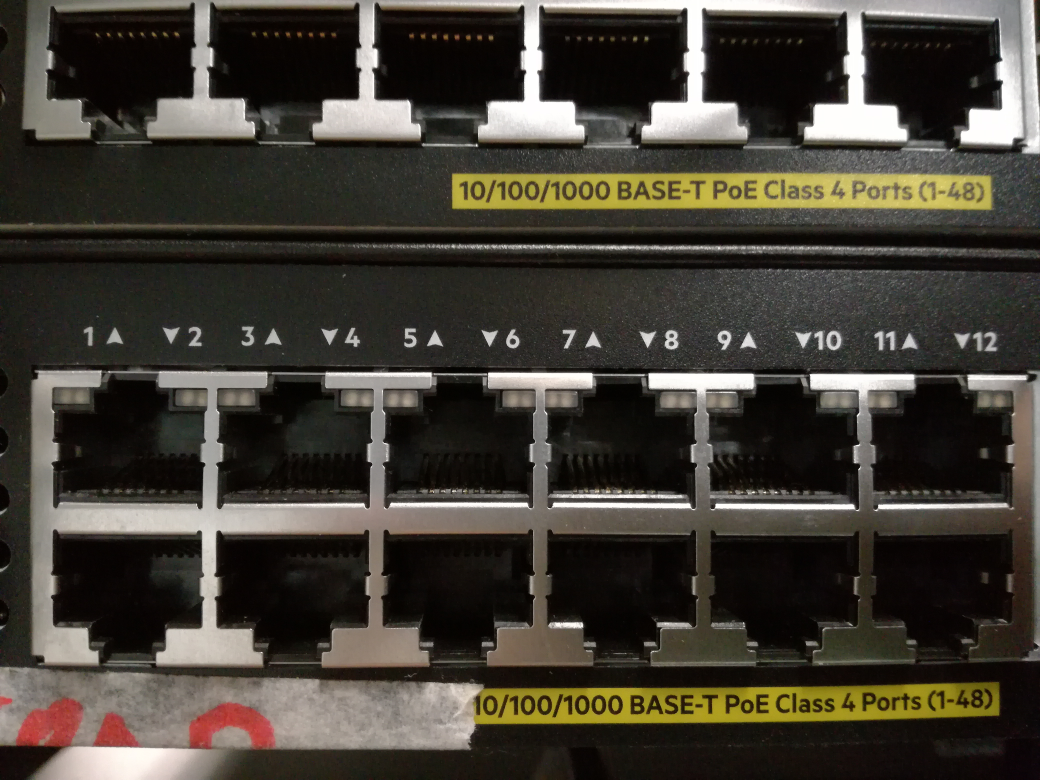
#> input picture FilterSpectrum/input_imgs/IMG_20200218_072421.jpg, 4160 x 3120 px (shown at 1/4 size); its folder holds only this picture in this run
$ python main.py
#> lines starting #> are read from the running program, lines starting #| are printed output that depends on the picture; after the words box and inside, x2 and y2 are one past the last pixel; in counts of white or black regions, pixels touching at a corner belong together
#> further down, f1 is the input picture: shape (3120, 4160, 3); mean B, G, R 52.9, 61.6, 66.3

#Python3


##--------------------------------Main file------------------------------------
##
## Copyright (C) 2020 by Belinda Brown Ramírez (belindabrownr04@gmail.com)
##	                 Preanlysis for a Image recognition system
##
##-----------------------------------------------------------------------------

#******************************************************
#               IMPORTING
#******************************************************

import cv2
import numpy as np
from PIL import Image
import datetime
import time
import os
import glob


#******************************************************
#               DEFINITIONS
#******************************************************


def viewImage(image):
	cv2.namedWindow('Display', cv2.WINDOW_NORMAL)
	cv2.imshow('Display', image)
	cv2.waitKey(0)
	cv2.destroyAllWindows()

#######################################################
#                     1
#######################################################

def hsv_filter(image,result_folder):
#> called with result_folder = './outputs/'
	os_t = time.time()
	hsv_img = cv2.cvtColor(image, cv2.COLOR_BGR2HSV)
#> hsv_img: shape (3120, 4160, 3); mean H, S, V 28.9, 85.3, 66.8
	cv2.imwrite(str(result_folder)+'HSV_%s.jpg'%os_t, hsv_img)
	print('\n'+str(result_folder)+'HSV_%s.jpg'%os_t + '--> DONE')
	return hsv_img

#######################################################
#                     2
#######################################################

def curr_mask_filter(image, hsv_image,result_folder):
#> called with result_folder = './outputs/'
	green_low = np.array([42,59,13])
	green_high = np.array([249,255,250])
	curr_mask = cv2.inRange(hsv_image, green_low, green_high)
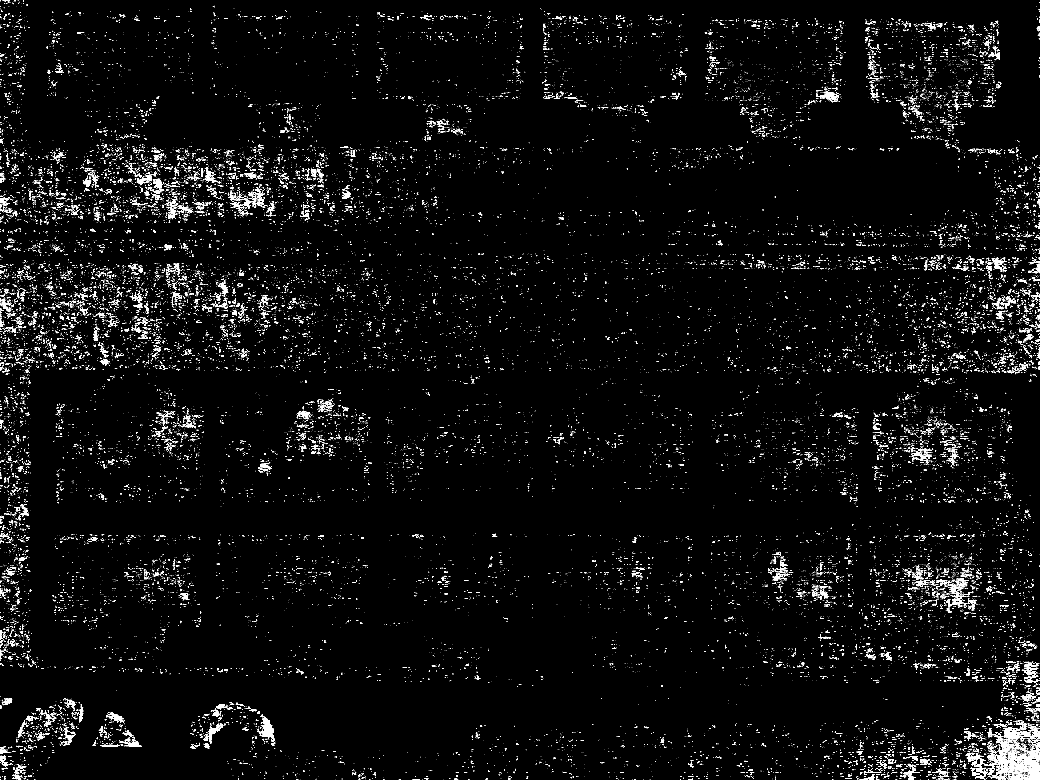
#> curr_mask: shape (3120, 4160) (shown at 1/4 size); 2.2% white in thin lines or dots
	green = np.uint8([[[0,255,0 ]]])
	hsv_image[curr_mask > 0] = green
#> hsv_image: shape (3120, 4160, 3); mean H, S, V 26.3, 88.8, 65.9
	os_t = time.time()
	cv2.imwrite(str(result_folder)+'CUR_MASK%s.jpg'%os_t,hsv_image)
	print('\n'+str(result_folder)+'CUR_MASK%s.jpg'%os_t+ '--> DONE')

#######################################################
#                     3
#######################################################

def to_RGB_filter(image_x_filter,result_folder):
	RGB_again = cv2.cvtColor(image_x_filter, cv2.COLOR_HSV2RGB)
	os_t = time.time()
	cv2.imwrite(str(result_folder)+'RGB%s.jpg'%os_t,RGB_again)
	print('\n'+str(result_folder)+'RGB%s.jpg'%os_t+ '--> DONE')
	return RGB_again

#######################################################
#                     4
#######################################################

def to_gray_filter(image,result_folder):
#> called with result_folder = './outputs/'
	gray = cv2.cvtColor(image, cv2.COLOR_RGB2GRAY)
	os_t = time.time()
	cv2.imwrite(str(result_folder)+'GRAY%s.jpg'%os_t,gray)
	print('\n'+str(result_folder)+'GRAY%s.jpg'%os_t+ '--> DONE')
	return gray

#######################################################
#                     5
#######################################################

def image_threshold_filter(image,result_folder):
#> called with result_folder = './outputs/'
	ret, threshold = cv2.threshold(image, 90, 255, 0)
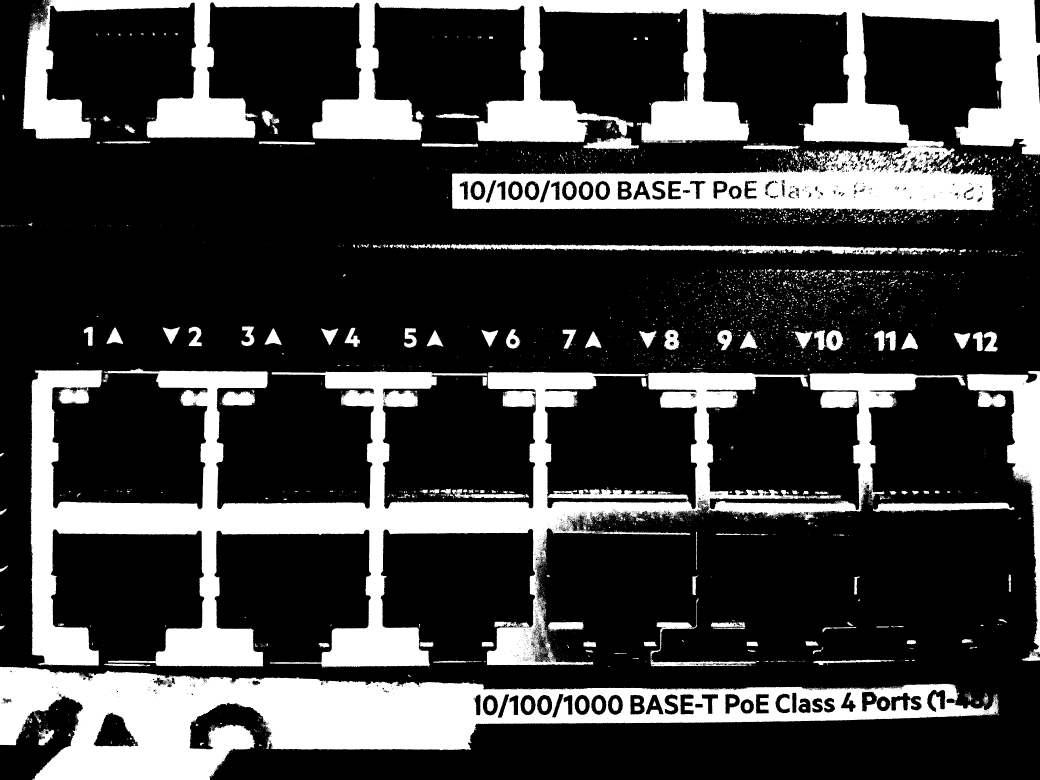
#> threshold: shape (3120, 4160) (shown at 1/4 size); 24.5% white; 5746 white regions (5025 under 20 px), largest, box (x1, y1, x2, y2) and area: (91, 0, 4160, 853) 1081508, (121, 1473, 3862, 2670) 1009622, (0, 2667, 3996, 3120) 729678
	os_t = time.time()
	cv2.imwrite(str(result_folder)+'GRAY_Threshold%s.jpg'%os_t,threshold)
	print('\n'+str(result_folder)+'GRAY_Threshold%s.jpg'%os_t+ '--> DONE')

#######################################################
#                     6
#######################################################

def medianBlur_filter(image,result_folder):
#> called with result_folder = './outputs/'
	blur_image = cv2.medianBlur(image, 3)
	os_t = time.time()
	cv2.imwrite(str(result_folder)+'medianBlur%s.jpg'%os_t,blur_image)
	print('\n'+str(result_folder)+'medianBlur%s.jpg'%os_t+ '--> DONE')


#######################################################
#                     7
#######################################################


def GaussianBlur_filter(image, result_folder):
#> called with result_folder = './outputs/'
	gauss_img = cv2.GaussianBlur(image, (9, 9), 2, 2)
	os_t = time.time()
	cv2.imwrite(str(result_folder)+'GaussianBlur%s.jpg'%os_t,gauss_img)
	print('\n'+str(result_folder)+'GaussianBlur%s.jpg'%os_t+ '--> DONE')

#######################################################
#                     8
#######################################################

def binary_inv_threshold(image,result_folder):
	# Threshold.
	# first_value -> Set values equal to or above 220 to 0.
	# second_value ->  values below 220 to 255.
#> called with result_folder = './outputs/'
	th, img_th = cv2.threshold(image, 220, 255, cv2.THRESH_BINARY_INV);
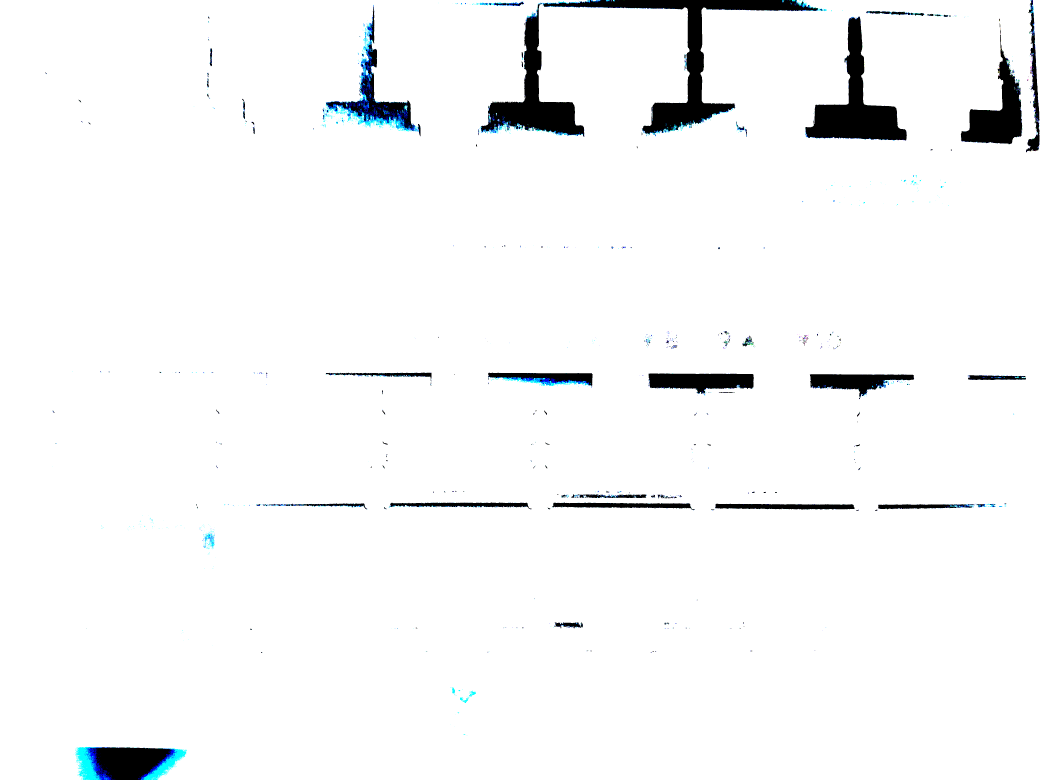
#> img_th: shape (3120, 4160, 3) (shown at 1/4 size); mean B, G, R 246.8, 246.3, 245.5
	os_t = time.time()
	cv2.imwrite(str(result_folder)+'Binary_Inv_Threshold%s.jpg'%os_t,img_th)
	print('\n'+str(result_folder)+'Binary_Inv_Threshold%s.jpg'%os_t+ '--> DONE')
	return img_th

#######################################################
#                     9
#######################################################
def floodfilled_img(image,result_folder):
#> called with result_folder = './outputs/'
	h, w = image.shape[:2] # sizes
#> h = 3120; w = 4160
	mask = np.zeros((h+2, w+2), np.uint8)
	cv2.floodFill(image, mask, (0,0), 255)
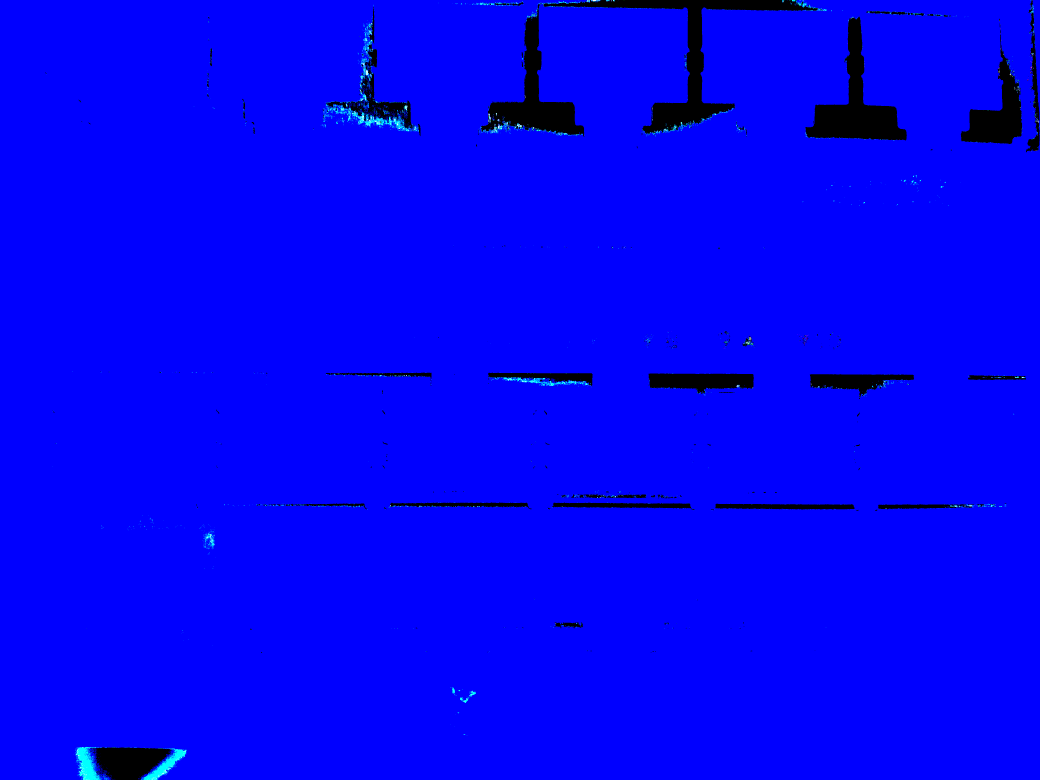
#> image: shape (3120, 4160, 3) (shown at 1/4 size); mean B, G, R 246.8, 0.9, 0.1
	os_t = time.time()
	cv2.imwrite(str(result_folder)+'Floodfilled%s.jpg'%os_t,image)
	print('\n'+str(result_folder)+'Floodfilled%s.jpg'%os_t+ '--> DONE')
	return image

#######################################################
#                     10
#######################################################

def floodfill_inv(image,result_folder):
#> called with result_folder = './outputs/'
	im_floodfill_inv = cv2.bitwise_not(image)
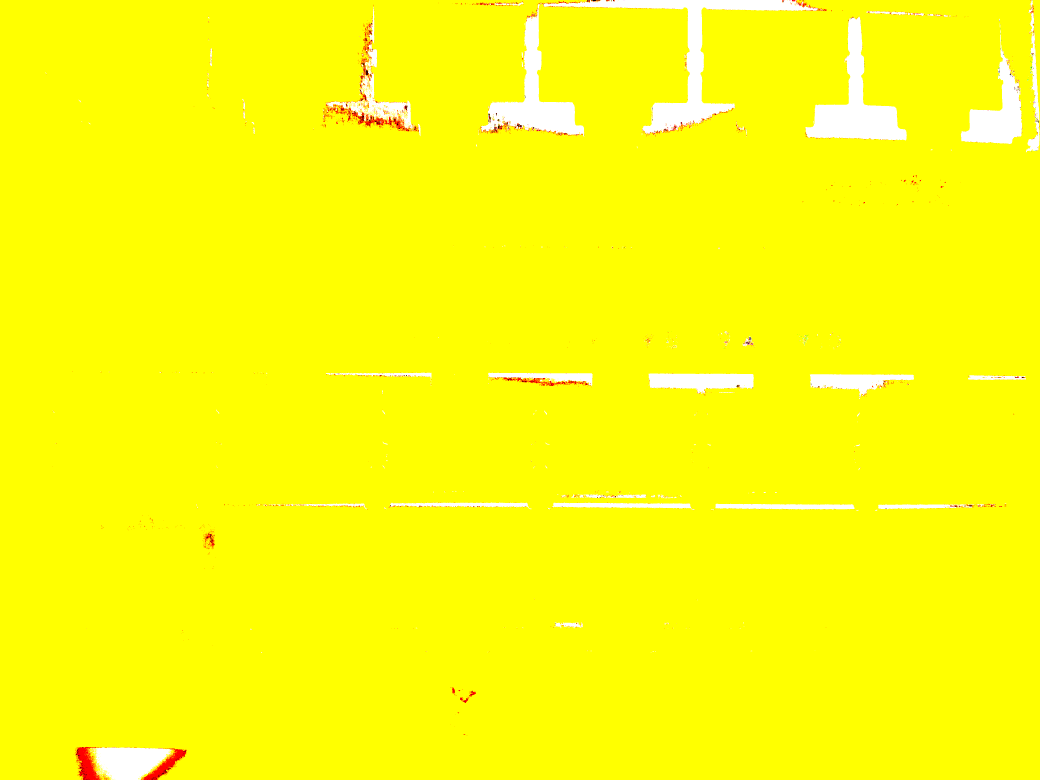
#> im_floodfill_inv: shape (3120, 4160, 3) (shown at 1/4 size); mean B, G, R 8.2, 254.1, 254.9
	os_t = time.time()
	cv2.imwrite(str(result_folder)+'Floodfilled_Inv%s.jpg'%os_t,im_floodfill_inv)
	print('\n'+result_folder+'Floodfilled_Inv%s.jpg'%os_t+ '--> DONE')
	return im_floodfill_inv

#######################################################
#                     11
#######################################################

def foreground(image0, image1,result_folder):
#> called with result_folder = './outputs/'
	img_combi = image0 | image1
#> img_combi: shape (3120, 4160, 3); every value is 255
	os_t = time.time()
	cv2.imwrite(str(result_folder)+'IMG_COMBI%s.jpg'%os_t,img_combi)
	print('\n'+str(result_folder)+'IMG_COMBI%s.jpg'%os_t+ '--> DONE')

#******************************************************
#              MAIN
#******************************************************
######	Directory with images verify
img_dir = './input_imgs/'
result_folder_path = './outputs/'
data_path = os.path.join(img_dir,'*.jpg')
files = glob.glob(data_path)
print("Amount of images that is going to be analized:			", len(files))
######	Analyzing all the images in the folder
for img in sorted(files):
	##### Read each image
	f1 = cv2.imread(img)
	print("\n\n***************\n\n", img, "\n\n***************\n\n") #picture name
	hsv_img_fil = hsv_filter(f1,result_folder_path)
	curr_mask_filter(f1, hsv_img_fil,result_folder_path)
	gray_img = to_gray_filter(f1,result_folder_path)
	image_threshold_filter(gray_img,result_folder_path)
	medianBlur_filter(f1,result_folder_path)
	GaussianBlur_filter(f1,result_folder_path)
	bin_img_th = binary_inv_threshold(f1,result_folder_path)
	image_ff_filter = floodfilled_img(bin_img_th,result_folder_path)
	image_ffinv_filter = floodfill_inv(image_ff_filter,result_folder_path)
	foreground(bin_img_th, image_ffinv_filter,result_folder_path)

$ run again, on FilterSpectrum/input_imgs/IMG_20200218_073023.jpg
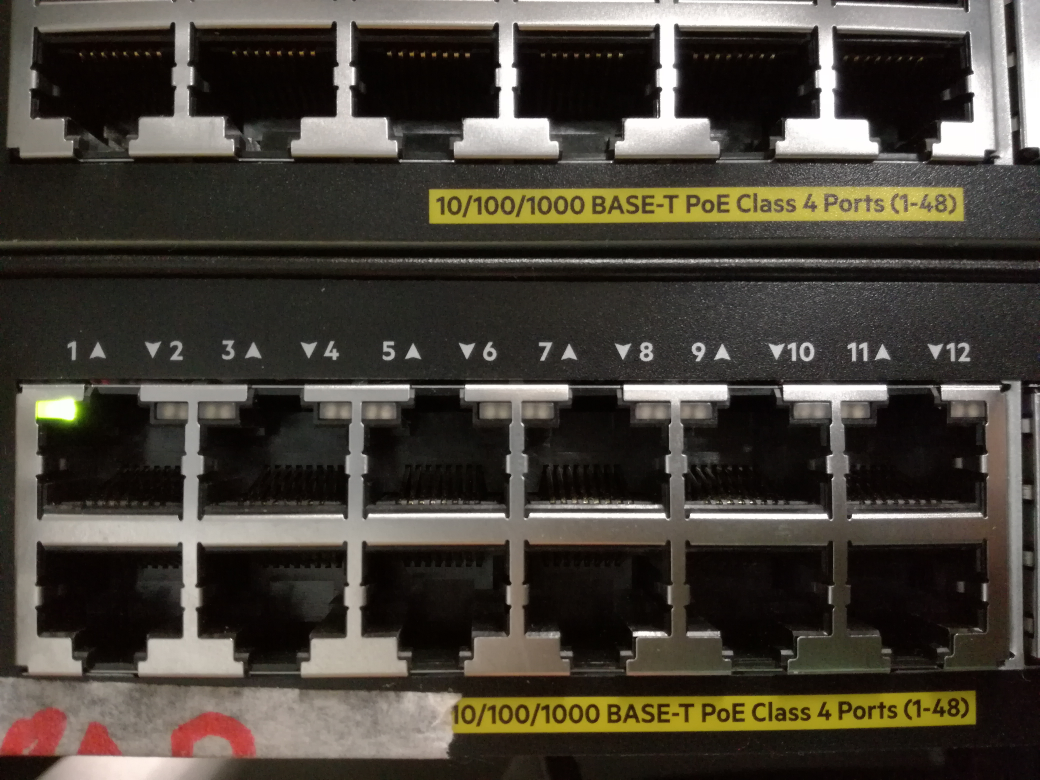
#> input picture FilterSpectrum/input_imgs/IMG_20200218_073023.jpg, 4160 x 3120 px (shown at 1/4 size)
#> f1 is the input picture: shape (3120, 4160, 3); mean B, G, R 56.5, 65.1, 70.5
#> hsv_img: shape (3120, 4160, 3); mean H, S, V 26.5, 79.8, 70.7
#> in curr_mask_filter, `curr_mask = cv2.inRange(hsv_image, green_low, green_high)`:
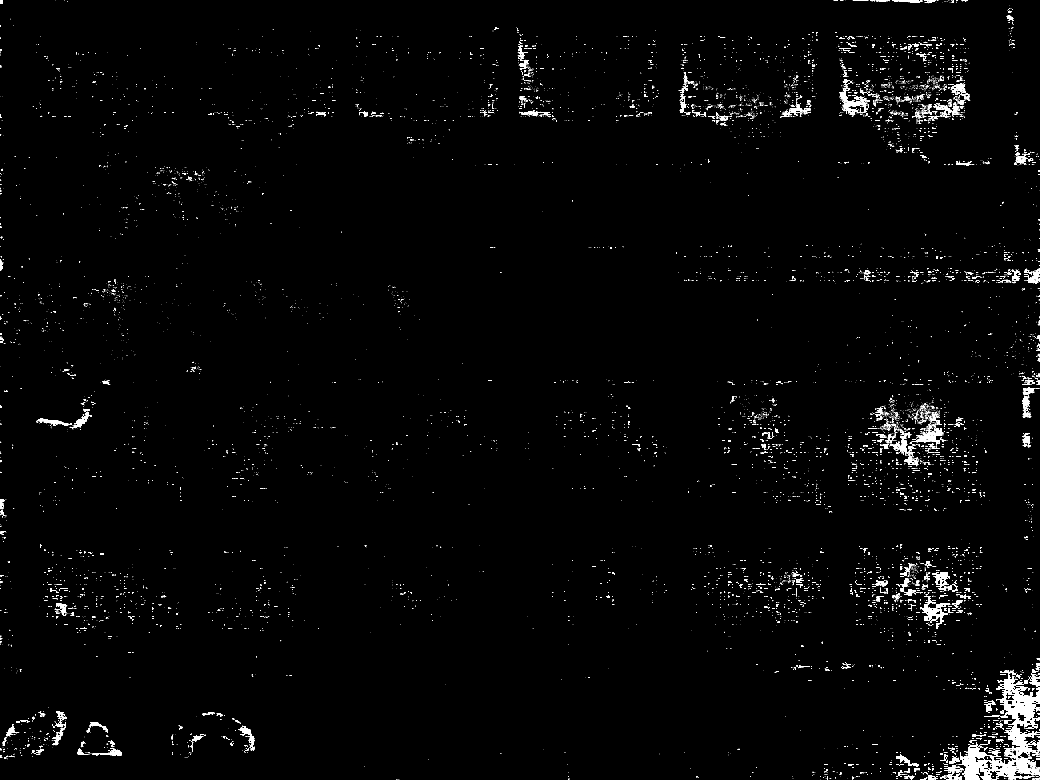
#> curr_mask: shape (3120, 4160) (shown at 1/4 size); 1.2% white; 12740 white regions (11831 under 20 px), largest, box (x1, y1, x2, y2) and area: (3796, 2976, 4160, 3120) 15487, (3992, 2698, 4160, 2914) 13399, (4016, 2872, 4144, 3022) 5803
#> hsv_image: shape (3120, 4160, 3); mean H, S, V 24.5, 81.6, 70.3
#> threshold: shape (3120, 4160); 27% white; 5272 white regions (4404 under 20 px), largest, box (x1, y1, x2, y2) and area: (60, 1532, 3755, 2710) 1079791, (28, 0, 4070, 677) 1023172, (0, 2707, 3903, 3120) 685188
#> in floodfill_inv, `im_floodfill_inv = cv2.bitwise_not(image)`:
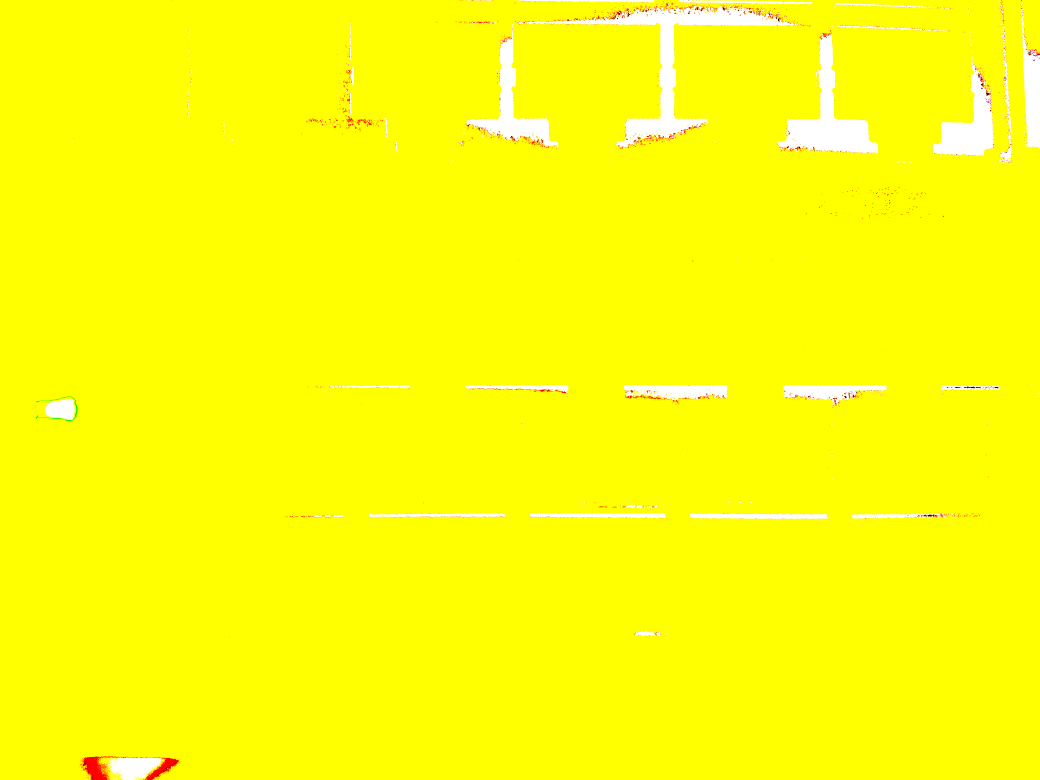
#> im_floodfill_inv: shape (3120, 4160, 3) (shown at 1/4 size); mean B, G, R 7.4, 254.3, 254.9
#> img_combi: shape (3120, 4160, 3); every value is 255
